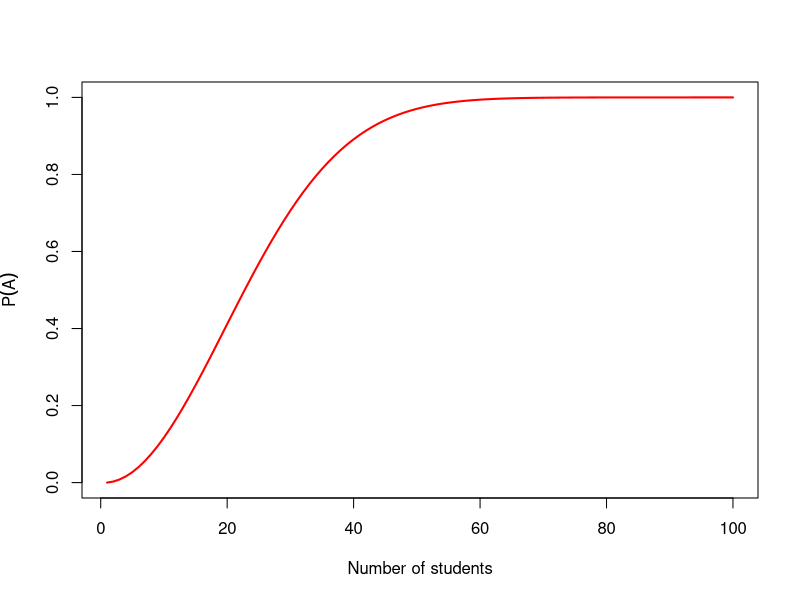
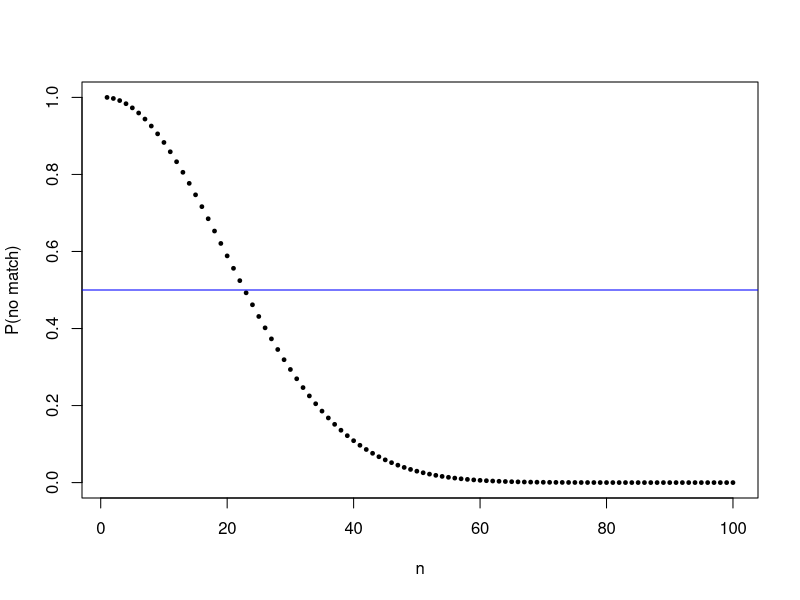
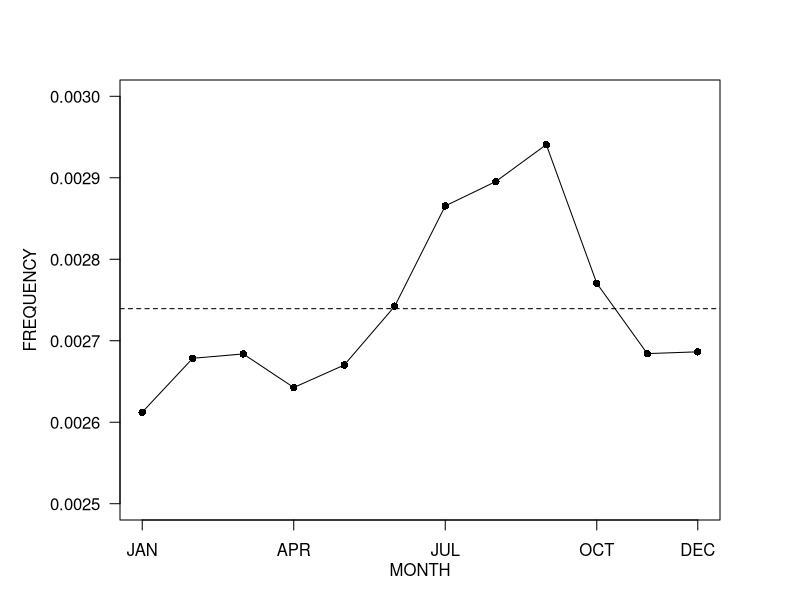

R code for these plots, in order:

### Slide 1 ###

arith_mean <- function(x) {
  s <- 0
  n <- length(x)
  for(i in 1:n)
    s <- s + x[i]
  return(s/n)
}
x <- 0.2:5.9; arith_mean(x); sum(x)/length(x); mean(x)

### Slide 2 ###

n <-10^4; x <- seq(0,1,length=n); mu_vec1 <- numeric(n)
for (i in 1:n) mu_vec1[i] <- mean(x[1:i])
mu_vec2 <-numeric(n)
for (i in 1:n) mu_vec2[i] <- arith_mean(x[1:i])
mu_vec3<-numeric(n); mu_vec3[1] <- x[1]
for (i in 1:(n-1)) mu_vec3[i+1] <- (i*mu_vec3[i] + x[i+1])/(i+1)
mu_vec1[15]; mu_vec2[15]; mu_vec3[15]
mu_vec4 <- cumsum(x)/(1:n)
mu_vec1[15]; mu_vec2[15]; mu_vec3[15]; mu_vec4[15]

### Slide 3 ###

Fibo_func1 <- function(n, x1, x2){
  temp.1 <- x1
  temp.2 <- x2
  for (k in 3:n){
    temp.3 <- temp.1 + temp.2
    temp.1 <- temp.2
    temp.2 <- temp.3
  }
  return(temp.3)
}
Fibo_func1(3,1,1); Fibo_func1(10,1,1); Fibo_func1(20,1,1)

phi=(1+sqrt(5))/2
n=1:10; Fn=(phi^n-(-phi)^(-n))/sqrt(5)
print(Fn)

### Slide 4 ###

n <- 20; Fn <- numeric(n)
Fn[1] <- 1; Fn[2] <- 1
for (i in 3:n){
  Fn[i] = Fn[i-1] + Fn[i-2]}

Fn <- c(1,1); i <- 2
while (Fn[i] <= 100) {
  i <- i + 1; 
  Fn[i] <- Fn[i-1] + Fn[i-2]}

Fibo_func2 = function(n) {
  if (n==1 | n==2) return(1)
  else return (Fibo_func2(n-1)+Fibo_func2(n-2))
}
Fibo_func2(30)

### Slide 5 ###

n <- 1000; F <- rep(0,n)
F[1] <- 1; F[2] <- 1
for (k in 3:n) F[k] <- F[k-2]+ F[k-1]
Fibo_benford <- table(F %/% 10^floor(log(F,10)))/n
exact_benford <- round(log(2:10,10) - log(1:9,10),3)
benford <- rbind(Fibo_benford,exact_benford)
colnames(benford) <- 1:9; rownames(benford) <- c("Fibonacci","Exact")
benford

### Slide 5 ###

n <- 6
n_factorial <- 1
for (i in 1:n) {
  n_factorial <- n_factorial * i
}
n_factorial

prod(1:n)

nfact=numeric(n)
nfact[1]=1
for (i in 1:(n-1)) {
  nfact[i+1]=nfact[i]*(i+1)
}
nfact

factorial(n); factorial(1:n)

### Slide 7 ###

n <- 23; a <- 1
for (k in 1:n) a<-a*(365-k+1)/365
1-a

1-prod((365-n+1):365)/365^n

pbday <- function (n) {
  1- factorial(365)/(factorial(365-n)*365^n)
}
pbday(n)
factorial(365)
factorial(365-n)

### Slide 8 ###

pbday <- function(n){
  1-exp(lfactorial(365)-lfactorial(365-n)-n*log(365))
}
pbday(n)
pbday(20:30)
nstudents <- 2:50; prob_birthday <- pbday(nstudents)
rbind(nstudents,prob_birthday);data.frame(nstudents,prob_birthday)
plot(1:100,pbday(1:100),xlab='Number of students', ylab=expression(P(A)),
     col="red",lwd=2,type="l")

pbirthday(50)
qbirthday(0.97)

### Slide 9 ###

# Exact result
n = 1:100
plot(n,exp(lgamma(366) - lgamma(366-n) - n*log(365)),ylab="P(no match)",
     pch=19,cex=0.5)
abline(h=0.5,col="blue")

# Simulated Result - no coincidence birthday
n = 25; exp(lgamma(366) - lgamma(366-n) - n*log(365))

iter <- 10^4; count <- numeric(iter)
for (i in 1:iter) {
  bdays = sample(1:365,n,replace=TRUE)
  count[i] <- (length(bdays) == length(unique(bdays)))}
mean(count)

### Slide 11 ###

bdays <- sample(1:365,23,replace=TRUE);
bdays
tabulate(bdays)
coincidebdays <- replicate(10^4,max(tabulate(sample(1:365,23,replace=TRUE))))
sum(coincidebdays >= 2)/10^4

nocoincide <- function(n){
  bdays <- sample(1:365,n,replace=TRUE)
  val <- (length(bdays) == length(unique(bdays)))
  return(val)}
count <- replicate(10^4, nocoincide(25)); mean(count)

rolling_dice <- function(d){
  sample(1:6, size = d, replace = TRUE)
}
tworolls <- replicate(10^4, rolling_dice(2))
mean(tworolls[1,]==tworolls[2,])

### Slide 12 ###

Frequency <- c(0.0026123,0.0026785,0.0026838,0.0026426,0.0026702,0.0027424,
               0.0028655,0.0028954,0.0029407,0.0027705,0.0026842,0.0026864)
par(mar=c(4,6,4,4))
plot(1:12,Frequency,type="n",xaxt="n",yaxt="n",
     xlab="",ylab="",ylim=c(0.0025,0.0030))
points(1:12,Frequency,pch=16)
lines(1:12,Frequency)
abline(h=mean(Frequency),lty=2)
axis(1,at=c(1,4,7,10,12),labels=c("JAN","APR","JUL","OCT","DEC"))
axis(2,las=2)
title(xlab="MONTH",mgp=c(2,0,0))
title(ylab="FREQUENCY",mgp=c(4,0,0))

### Slide 13 ###

wts=c(rep(0.0026123,31),rep(0.0026785,28),rep(0.0026838,31),rep(0.0026426,30),
      rep(0.0026702,31),rep(0.0027424,30),rep(0.0028655,31),rep(0.0028954,31),
      rep(0.0029407,30),rep(0.0027705,31),rep(0.0026842,30),rep(0.0026864,31))
nocoincidewt <- function(n){
  bdays <- sample(1:365,n,replace=TRUE,prob=wts)
  val <- (length(bdays) == length(unique(bdays)))
  return(val)}
count <- replicate(10^4,nocoincidewt(23)); mean(count)
